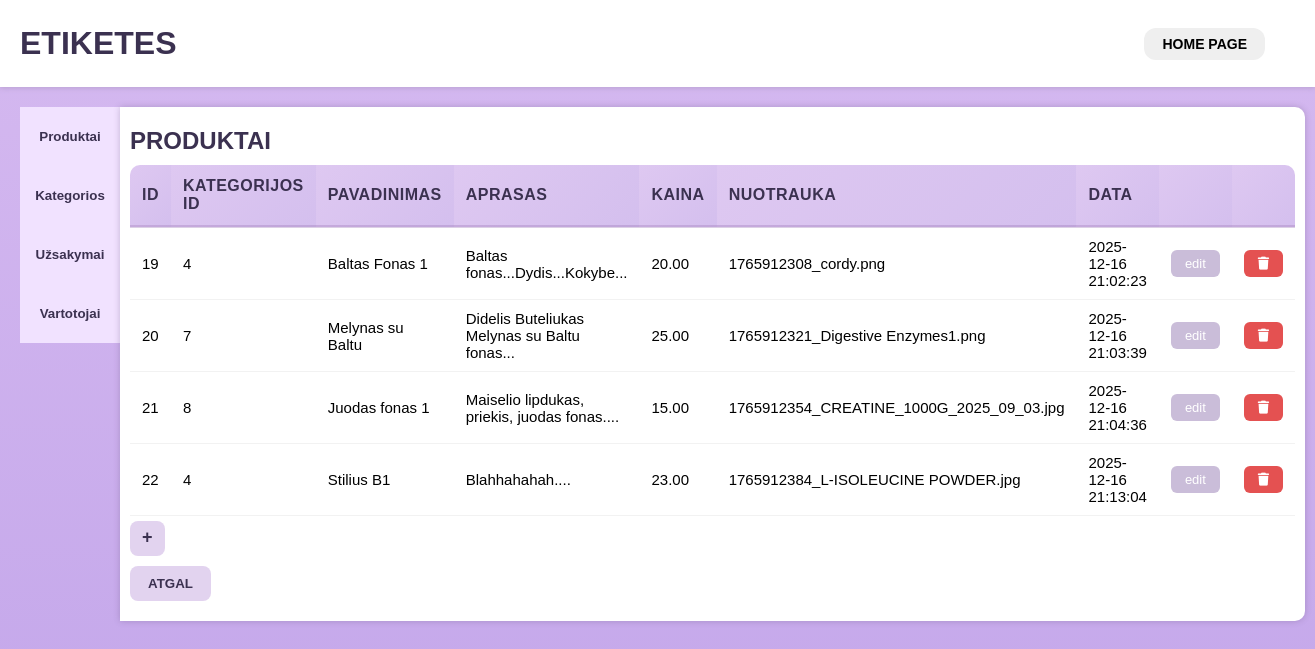
/Kursinis/admin/produktai/produktai.php (signed in), run on the app's committed database.
### tables this page shows
CREATE TABLE `labels` (
  `id` int(11) NOT NULL,
  `category_id` int(11) NOT NULL,
  `name` varchar(150) NOT NULL,
  `desc` text NOT NULL,
  `price` decimal(10,2) NOT NULL,
  `photo` varchar(255) NOT NULL,
  `date` datetime DEFAULT current_timestamp()
);

### Kursinis/admin/produktai/produktai.php (the view, shortened to what this page needs)
<?php
$db = new mysqli("localhost", "root", "", "etikeciu_parduotuve");
if (!$db->connect_error) {
    $res = $db->query("SELECT * FROM labels");
}
?>
<!DOCTYPE html>
<html lang="lt">
<head>
    <link rel="stylesheet" href="../styles.css">
    <link rel="stylesheet" href="https://cdnjs.cloudflare.com/ajax/libs/font-awesome/6.5.0/css/all.min.css">
</head>
<body>
    <div class="header">
        <h1>ETIKETES</h1>
        <a href="http://localhost/Kursinis/index.php">
            <button class="home-btn">HOME PAGE</button>
        </a>
    </div>
    <div class="layout">
        <div class="main-buttons">
            <a  href="/Kursinis/admin/produktai/produktai.php">
                <button class="side-button">Produktai</button>
            </a>
            <a href="/Kursinis/admin/kategorijos/kategorijos.php">
                <button class="side-button">Kategorios</button>
            </a>
            <a href="/Kursinis/admin/uzsakymai/uzsakymai.php">
                <button class="side-button">Užsakymai</button>
            </a>
            <a href="/Kursinis/admin/vartotojai/vartotojai.php">
                <button class="side-button">Vartotojai</button>
            </a>
        </div>
        <div class="content">
            <h2>PRODUKTAI</h2>
            <table>
                <tr class="top-tr">
                    <th>ID</th>
                    <th>KATEGORIJOS ID</th>
                    <th>PAVADINIMAS</th>
                    <th>APRASAS</th>
                    <th>KAINA</th>
                    <th>NUOTRAUKA</th>
                    <th>DATA</th>
                    <th></th>
                    <th></th>
                </tr>
                <?php while ($r = $res->fetch_assoc()):
                    echo "<tr>";
                    echo    "<td>" . $r['id'] . "</td>";
                    echo    "<td>" . $r['category_id'] . "</td>";
                    echo    "<td>" . $r['name'] . "</td>";
                    echo    "<td>" . $r['desc'] . "</td>";
                    echo    "<td>" . $r['price'] . "</td>";
                    echo    "<td>" . $r['photo'] . "</td>";
                    echo    "<td>" . $r['date'] . "</td>";
                    echo    "<td><a href='produktai_edit.php?id=" . $r['id'] . "'><button class='table-btn'>edit</button></a></td>";
                    echo    "<td><a href='produktai_delete.php?id=" . $r['id'] . "'><button class='delete-btn'><i class='fa-solid fa-trash'></i></button></a></td>";
                    echo "</tr>";
                endwhile; ?>
            </table>
            <div>
                <a href="produktai_edit.php">
                    <button class="add-btn">+</button>
                </a>
            </div>
            <a href="/Kursinis/admin/index.php">
                <button class="back-button">ATGAL</button>
            </a>
        </div>
    </div>
</body>
</html>

### Kursinis/admin/styles.css (style rules this page uses)
body { padding: 0; margin: 0; background: linear-gradient(to bottom, #d5b9f0, #c3a6ea); font-family: Arial, sans-serif; min-height: 100vh; height: auto; }
.layout { display: flex; margin: 20px; min-height: 150px; min-width: 1120px; }
.content { flex: 1; padding: 10px; background-color: white; box-shadow: 0 0 6px rgba(90, 70, 110, 0.3); border-radius: 0 10px 10px 0; }
h2 { margin: 0; padding: 10px 10px 10px 0; border-radius: 6px; color: #3b3150; }
h1 { margin: 0; padding: 20px; color: #3b3150; }
.header { display: flex; flex-direction: row; background-color: white; margin-bottom: 10px; padding: 5px 0; box-shadow: 0px 1px 5px rgba(145, 128, 160, 0.4); }
.header a { margin: auto 50px auto auto; }
.home-btn { border: none; cursor: pointer; font-family: inherit; font-weight: bold; font-size: 14px; padding: 8px 18px; border-radius: 12px; transition: all 0.2s ease; margin: auto auto; }
table { border-collapse: collapse; width: 100%; }
.top-tr th { background: linear-gradient(135deg, #dec8f1, #d4bfee); color: #3b3150; padding: 12px; font-weight: 700; border-bottom: 3px solid rgba(140, 100, 170, 0.3); text-align: left; letter-spacing: 0.5px; }
.top-tr th:first-child { border-top-left-radius: 10px; }
.top-tr th:last-child { border-top-right-radius: 10px; }
td { padding: 10px 12px; border-bottom: 1px solid rgba(0, 0, 0, 0.05); font-size: 15px; }
.delete-btn { background-color: rgb(228, 81, 81); border: none; padding: 6px 14px; border-radius: 6px; color: #ffffff; font-size: 13px; cursor: pointer; }
.table-btn { background-color: rgb(202, 189, 217); border: none; padding: 6px 14px; border-radius: 6px; color: #ffffff; font-size: 13px; cursor: pointer; }
.back-button { margin: 10px 0; background-color: rgb(226, 211, 239); border: none; padding: 10px 18px; border-radius: 8px; color: #3b3150; font-weight: 600; cursor: pointer; }
.side-button { background-color: rgb(241, 226, 255); border: none; padding: 10px; cursor: pointer; height: 59px; padding: 20px 0; width: 100px; font-weight: bold; color: #3b3150; }
.main-buttons { display: flex; flex-direction: column; gap: 0; padding: 0; margin: 0; }
.add-btn { margin-top: 5px; background-color: rgb(226, 211, 239); border: none; padding: 6px 12px 8px 12px; border-radius: 8px; font-size: 18px; color: #3b3150; cursor: pointer; font-weight: bold; }

### data on the page
labels: id "19", category "4", name "Baltas Fonas 1", desc "Baltas fonas...Dydis...Kokybe...", price "20.00", photo "1765912308_cordy.png", date "2025-12-16 21:02:23"
labels: id "20", category "7", name "Melynas su Baltu", desc "Didelis Buteliukas Melynas su Baltu fonas...", price "25.00", photo "1765912321_Digestive Enzymes1.png", date "2025-12-16 21:03:39"
labels: id "21", category "8", name "Juodas fonas 1", desc "Maiselio lipdukas, priekis, juodas fonas....", price "15.00", photo "1765912354_CREATINE_1000G_2025_09_03.jpg", date "2025-12-16 21:04:36"
labels: id "22", category "4", name "Stilius B1", desc "Blahhahahah....", price "23.00", photo "1765912384_L-ISOLEUCINE POWDER.jpg", date "2025-12-16 21:13:04"
